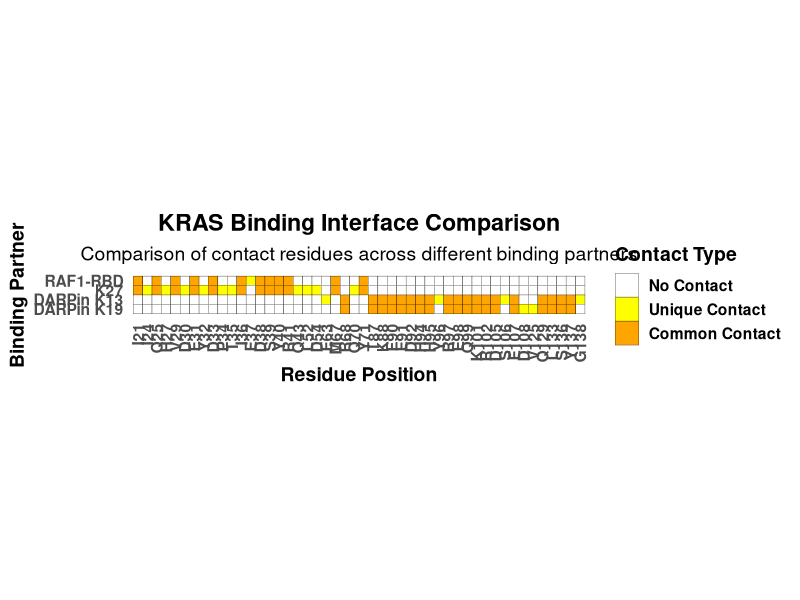
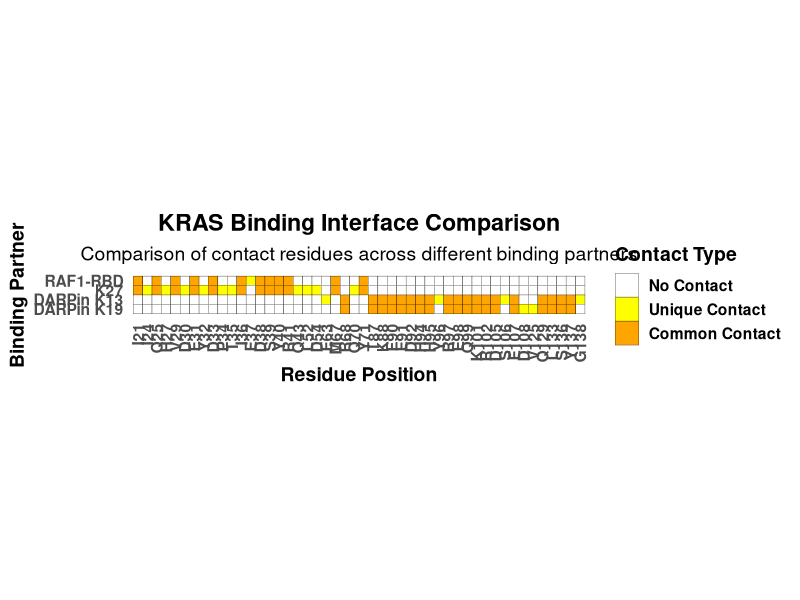

The R source for these figures, in order:
# KRAS Binding Interface Comparison
# This script creates a contact map comparing binding interfaces of different KRAS partners

library(ggplot2)
library(reshape2)
library(dplyr)

# Wild-type KRAS sequence
wt_aa <- unlist(strsplit("MTEYKLVVVGAGGVGKSALTIQLIQNHFVDEYDPTIEDSYRKQVVIDGETCLLDILDTAGQEEYSAMRDQYMRTGEGFLCVFAINNTKSFEDIHHYREQIKRVKDSEDVPMVLVGNKCDLPSRTVDTKQAQDLARSYGIPFIETSAKTRQGVDDAFYTLVREIRKHKEKMSKDGKKKKKKSKTKCVIM", ""))
positions <- 1:length(wt_aa)

# Define binding interface residues for each partner
K13_binding_interface <- c(63, 68, 87, 88, 90, 91, 92, 94, 95, 96, 97, 98, 99, 101, 102, 105, 106, 107, 129, 133, 136, 137, 138) 
K19_binding_interface <- c(68, 87, 88, 90, 91, 92, 94, 95, 97, 98, 99, 101, 102, 105, 107, 108, 125, 129, 133, 136, 137) 
RAF1_binding_interface <- c(21, 25, 29, 31, 33, 36, 37, 38, 39, 40, 41, 67, 71) 
K27_binding_interface <- c(21, 24, 25, 27, 29, 30, 31, 32, 33, 34, 35, 36, 38, 39, 40, 41, 43, 52, 54, 67, 70, 71)

# Create data frame for plotting
df <- data.frame(
  Position = rep(positions, 4),
  Residue = rep(wt_aa, 4),
  Partner = rep(c("DARPin K13", "DARPin K19", "RAF1-RBD", "K27"), each = length(wt_aa)),
  Contact = FALSE
)

# Mark contact residues for each partner
df$Contact[df$Partner == "DARPin K13" & df$Position %in% K13_binding_interface] <- TRUE
df$Contact[df$Partner == "DARPin K19" & df$Position %in% K19_binding_interface] <- TRUE
df$Contact[df$Partner == "RAF1-RBD" & df$Position %in% RAF1_binding_interface] <- TRUE
df$Contact[df$Partner == "K27" & df$Position %in% K27_binding_interface] <- TRUE

# Identify common contact residues (appear in 2 or more partners)
all_contacts <- list(K13_binding_interface, K19_binding_interface, RAF1_binding_interface, K27_binding_interface)
contact_freq <- table(unlist(all_contacts))
common_contact_positions <- as.integer(names(contact_freq[contact_freq >= 2]))

# Mark common contacts
df$Common <- df$Position %in% common_contact_positions & df$Contact

# Get all unique contact positions for plotting
all_contact_positions <- unique(unlist(all_contacts))

# Prepare data for plotting
df_plot <- df %>%
  filter(Position %in% all_contact_positions) %>%
  mutate(ResLabel = paste0(Residue, Position))  

# Create residue label mapping
residue_labels <- df_plot %>%
  distinct(Position, Residue) %>%
  arrange(Position) %>%
  mutate(ResLabel = paste0(Residue, Position)) %>%
  pull(ResLabel)

# Set factor levels for residue labels
df_plot$ResLabel <- paste0(df_plot$Residue, df_plot$Position)
df_plot$ResLabel <- factor(df_plot$ResLabel, levels = residue_labels)

# Define contact types for coloring
df_plot$ContactType <- ifelse(df_plot$Common, "Common Contact", 
                              ifelse(df_plot$Contact, "Unique Contact", "No Contact"))
df_plot$ContactType <- factor(df_plot$ContactType, 
                              levels = c("No Contact", "Unique Contact", "Common Contact"))

# Set partner order (top to bottom in plot)
df_plot$Partner <- factor(df_plot$Partner, 
                          levels = c("RAF1-RBD", "K27", "DARPin K13", "DARPin K19"))

# Create contact map plot
contact_plot <- ggplot(df_plot, aes(x = ResLabel, y = Partner, fill = ContactType)) +
  geom_tile(color = "black", width = 1, height = 1) +
  scale_fill_manual(
    values = c(
      "No Contact" = "white",
      "Unique Contact" = "yellow", 
      "Common Contact" = "orange"
    ),
    name = "Contact Type"
  ) +
  scale_y_discrete(limits = rev(levels(df_plot$Partner))) +  # Reverse Y-axis order
  coord_fixed(ratio = 1) +  # Maintain square aspect ratio
  theme_minimal(base_size = 14) +
  labs(
    x = "Residue Position", 
    y = "Binding Partner", 
    title = "KRAS Binding Interface Comparison",
    subtitle = "Comparison of contact residues across different binding partners"
  ) +
  theme(
    axis.text.x = element_text(angle = 90, vjust = 0.5, hjust = 1, face = "bold"),
    axis.text.y = element_text(face = "bold"),
    axis.title = element_text(face = "bold"),
    panel.grid = element_blank(),
    legend.title = element_text(face = "bold"),
    legend.text = element_text(face = "bold"),
    plot.title = element_text(face = "bold", hjust = 0.5),
    plot.subtitle = element_text(hjust = 0.5)
  )

# Display plot
print(contact_plot)

# Save plot
ggsave("KRAS_binding_interface_comparison.pdf",
       plot = contact_plot,
       width = 10, 
       height = 5,
       dpi = 300)

